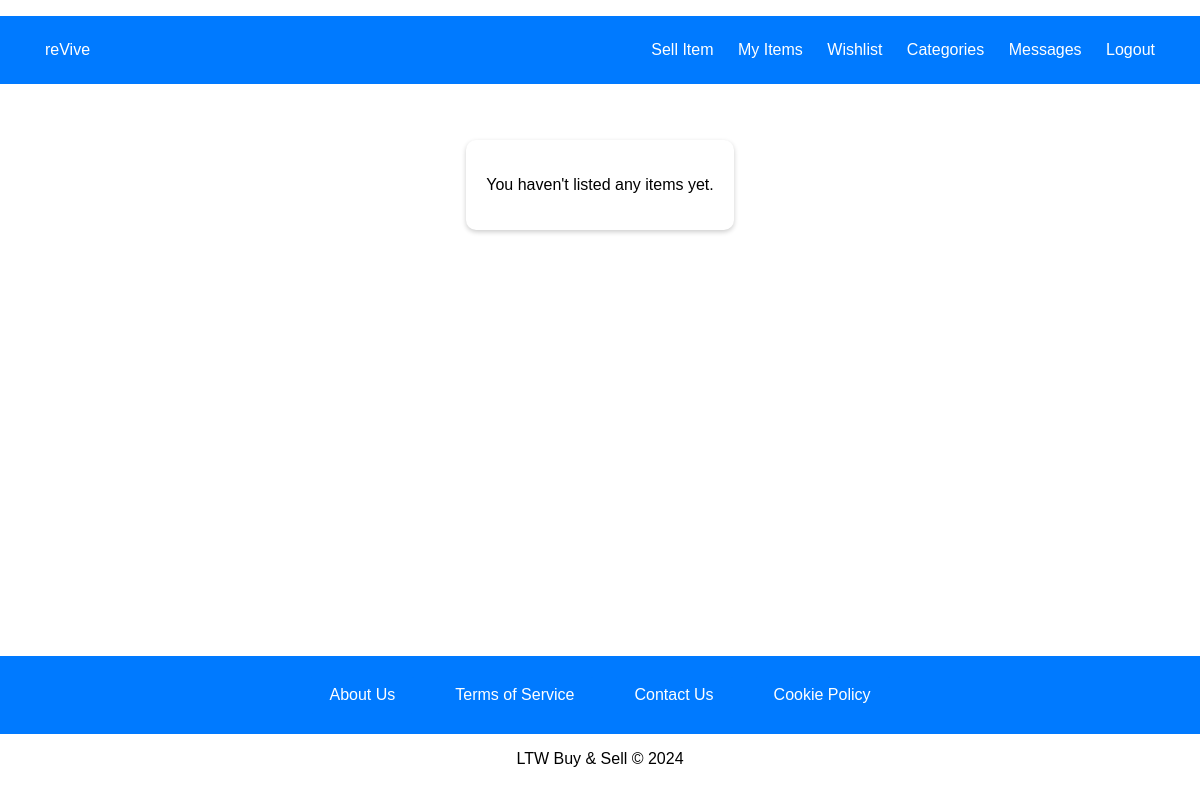
/pages/my_items.php (signed in), run on an earlier commit of the app's database.
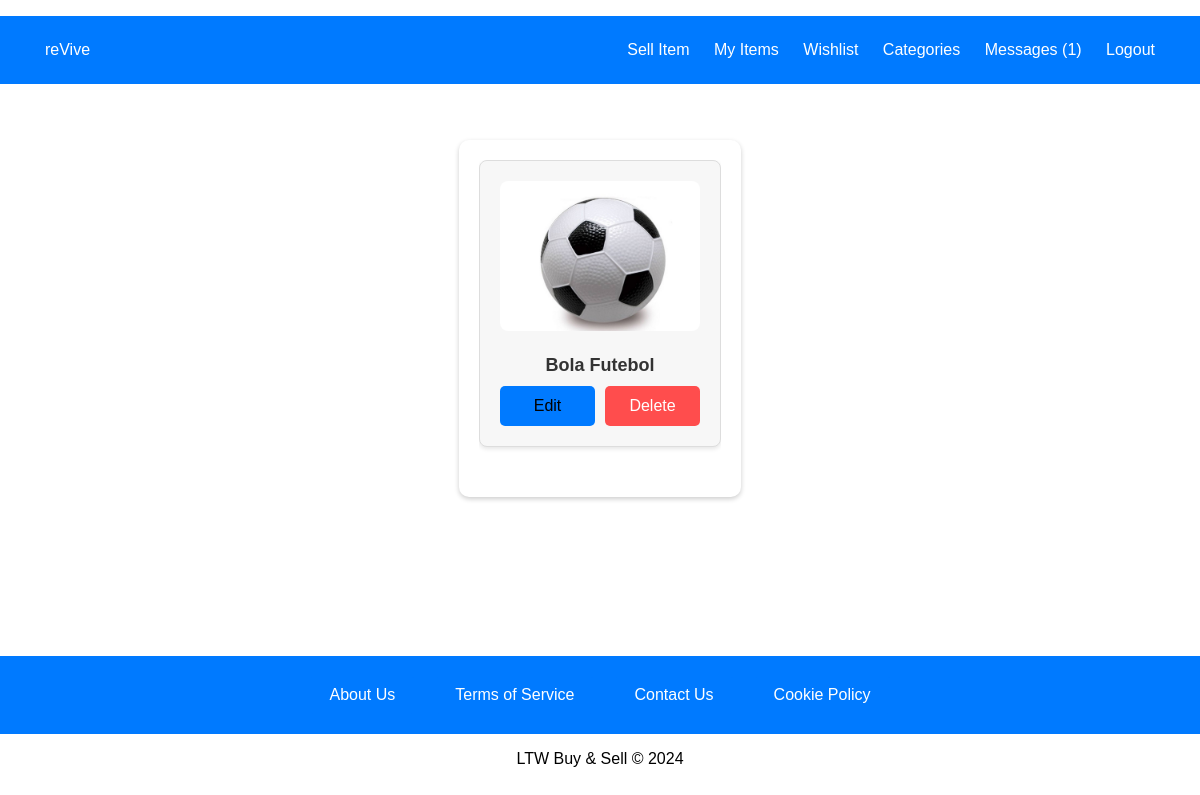
And on a later commit of the database.
### tables this page shows
CREATE TABLE items (
    item_id INTEGER PRIMARY KEY AUTOINCREMENT,
    user_id INTEGER NOT NULL,
    category_id INTEGER NOT NULL,
    title TEXT NOT NULL,
    description TEXT NOT NULL,
    city TEXT NOT NULL,
    price REAL NOT NULL,
    image_path TEXT,
    FOREIGN KEY (user_id) REFERENCES users(user_id),
    FOREIGN KEY (category_id) REFERENCES categories(category_id)
);

### database/items.class.php (called while the page is built, shortened)
<?php
class Item {
    public function __construct(array $data = []) {
        $this->id = $data['item_id'] ?? 0;
        $this->title = $data['title'] ?? '';
        $this->image_path = $data['image_path'] ?? '';
    }
    public static function getItemsByUser(PDO $db, int $user_id): array {
        $stmt = $db->prepare('SELECT * FROM Items WHERE user_id = ?');
        $stmt->execute([$user_id]);
        $items = [];
        while ($row = $stmt->fetch(PDO::FETCH_ASSOC)) {
            $items[] = new Item($row);
        }
        return $items;
    }
}
?>

### utils/session.php (called while the page is built, shortened)
<?php
class Session {
    public function isLoggedIn() {
        return isset($_SESSION['user_id']);
    }
    public function getId() {
        return $_SESSION['user_id'] ?? null;
    }
    public function getUnreadMessageCount(PDO $db) {
        $userId = $this->getId();
        $stmt = $db->prepare('SELECT COUNT(*) FROM messages WHERE receiver_id = ? AND is_read = 0');
        $stmt->execute([$userId]);
        return $stmt->fetchColumn();
    }
}
?>

### database/connection.db.php (called while the page is built, shortened)
<?php
  function getDatabaseConnection() : PDO {
    $db = new PDO('sqlite:' . __DIR__ . '/../database/sql/ltw_project.db');
    $db->setAttribute(PDO::ATTR_DEFAULT_FETCH_MODE, PDO::FETCH_ASSOC);
    $db->setAttribute(PDO::ATTR_ERRMODE, PDO::ERRMODE_EXCEPTION);
    return $db;
  }
?>

### pages/my_items.php (the view, shortened to what the changed rows need)
<?php
require_once(__DIR__ . '/../utils/session.php');
require_once(__DIR__ . '/../database/connection.db.php');
require_once(__DIR__ . '/../database/items.class.php');
require_once(__DIR__ . '/../templates/common.php');
$session = new Session();
$db = getDatabaseConnection();
$user_id = $_SESSION['user_id'];
$items = Item::getItemsByUser($db, $user_id);
drawHeader('My Items', true, false, $session);
?>
<link rel="stylesheet" type="text/css" href="../styles/my_items.css">
<div class="items-container">
    <?php if (count($items) > 0): ?>
        <div class="items-list">
            <?php foreach ($items as $item): ?>
                <div class="item">
                    <a href="item.php?id=<?= $item->id ?>">
                        <img src="<?= htmlspecialchars($item->image_path) ?>" alt="<?= htmlspecialchars($item->title) ?>">
                        <h3><?= htmlspecialchars($item->title) ?></h3>
                    </a>
                    <div class="buttons">
                        <a href="edit_item.php?item_id=<?= $item->id ?>" class="edit-button">Edit</a>
                        <form action="../actions/action_delete_item.php" method="post" class="delete-form">
                            <button type="submit" class="delete-button">Delete</button>
                        </form>
                    </div>
                </div>
            <?php endforeach; ?>
        </div>
    <?php else: ?>
        <p>You haven't listed any items yet.</p>
    <?php endif; ?>
</div>
<?php
drawFooter();
?>

### templates/common.php (shortened to what the changed rows need)
<?php
require_once(__DIR__ . '/../utils/session.php');
require_once(__DIR__ . '/../database/connection.db.php');
function drawHeader($title = 'reVive : Buy and Sell', $includeTopBar = false, $includeProfileIcon = false, Session $session = null) {
    ?>
    <!DOCTYPE html>
    <html lang="en">
    <head>
        <link rel="stylesheet" type="text/css" href="../styles/register.css">
        <link rel="stylesheet" type="text/css" href="../styles/mainPage.css">
        <link rel="stylesheet" type="text/css" href="../styles/login.css">
        <link rel="stylesheet" type="text/css" href="../styles/common.css">
    </head>
    <body>
        <header>
            <?php if ($includeTopBar): ?>
            <div class="top-bar">
                <div class="top-bar-right">
                    <?php if ($session && $session->isLoggedIn()): ?>
                        <a href="../pages/create_item.php" class="profile-icon">Sell Item</a>
                        <a href="../pages/my_items.php">My Items</a>
                        <a href="../pages/wishlist.php">Wishlist</a>
                        <a href="../pages/categories.php">Categories</a>
                        <?php $unreadCount = $session->getUnreadMessageCount(getDatabaseConnection()); ?>
                        <a href="../pages/conversations.php">Messages<?= $unreadCount > 0 ? " ($unreadCount)" : "" ?></a>
                        <a href="../actions/action_logout.php">Logout</a>
                    <?php else: ?>
                        <a href="../pages/login.php">Login</a>
                        <a href="../pages/register.php">Create Account</a>
                    <?php endif; ?>
                </div>
            </div>
            <?php endif; ?>
        </header>
        <main>
    <?php
}
function drawFooter() {
    ?>
        </main>
    </body>
    </html>
    <?php
}
?>

What changed in the data, as far as the page shows it:
added items: image_path (picture), title "Bola Futebol"
Also different on the page:
$unreadCount: (not shown) → "1"
text no longer shown: "You haven't listed any items yet."
